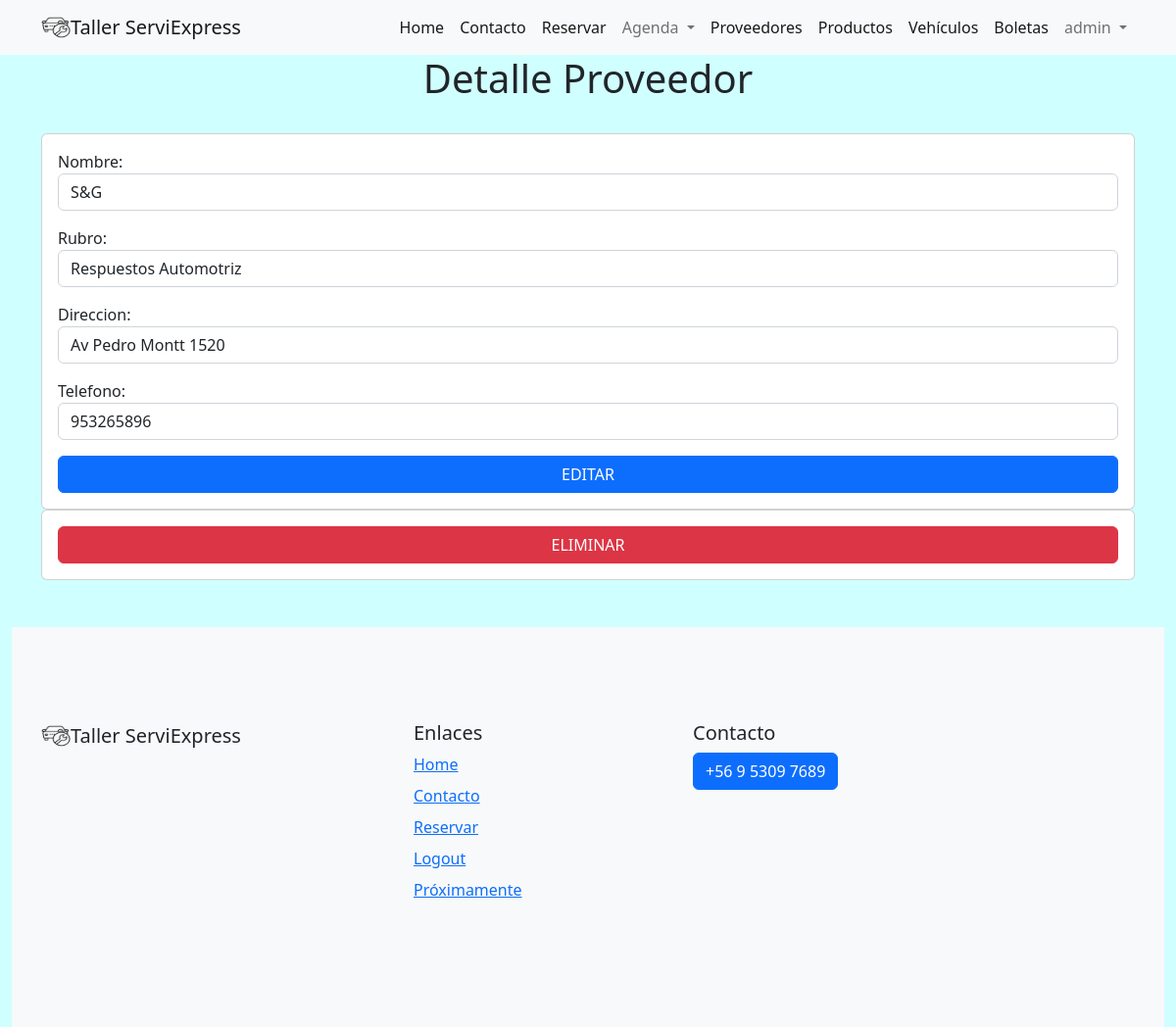
Screenshot of /proveedor/1/ (signed in) with the database file from the repository.
### task/models.py (models this page shows, shortened)
class Proveedor(models.Model):
    id = models.AutoField(primary_key=True)
    nombre = models.CharField(max_length=50)
    rubro = models.CharField(max_length=100)
    direccion = models.CharField(max_length=150)
    telefono = models.IntegerField(blank=False)

### task/views.py (the view, shortened to what this page needs)
# urls.py: path('proveedor/<int:id>/', views.detalleProveedor,name='detalleProveedor'),
@login_required
def detalleProveedor(request, id):
    if request.method == 'GET':
        proveedor = get_object_or_404(Proveedor, pk=id)
        form = ProveedorForm(instance=proveedor)
        return render(request,'detalleProveedor.html',{
            'proveedor' : proveedor, 'form': form
        })

### task/forms.py
class ProveedorForm(ModelForm):
    class Meta:
        model = Proveedor
        fields = ['nombre','rubro','direccion','telefono']
        widgets = {
            'nombre' : TextInput(attrs={'class': 'form-control'}),
            'rubro' : TextInput(attrs={'class': 'form-control'}),
            'direccion' : TextInput(attrs={'class': 'form-control'}),
            'telefono' : NumberInput(attrs={'class': 'form-control'})
        }

### task/templates/detalleProveedor.html (shortened to what this page needs)
{% extends 'base.html' %}
{% block content%}
{% load static %}
<h1 class="text-center">Detalle Proveedor</h1>
<br>
<main class="container">
    <div class="row">
        <div class="col-md-8s ">
            <form method="POST" class="card card-body ">
                {{form.as_p}}
                {% if perms.task.change_proveedor %}
                <input name="" id="editar" class="btn btn-primary" type="submit" value="EDITAR">
                {% endif %}
            </form>
            {% if perms.task.delete_proveedor %}
            <form action="{% url 'eliminarProveedor' proveedor.id %}" method="POST" class="card card-body ">
                <input name="" class="btn btn-danger" type="submit" value="ELIMINAR">
            </form>
            {% endif%}
        </div>
    </div>
</main>
{% endblock %}

### task/templates/base.html (shortened to what this page needs)
{% load static %}
<!doctype html>
<html lang="en">
  <head>
    <link href="https://cdn.jsdelivr.net/npm/bootstrap@5.2.3/dist/css/bootstrap.min.css" rel="stylesheet">
    <link type="text/css" rel="stylesheet" href="{% static 'task/css/style.css' %}">
  </head>
  <body>
    <nav class="navbar navbar-expand-lg bg-light">
        <div class="container">
            <img src="{% static 'task/img/mecanico.png' %}" alt="Logo flor " width="30" height="24">
            <a class="navbar-brand" href="{% url 'home' %}">Taller ServiExpress</a>
          <div class="collapse navbar-collapse" id="navbarTogglerDemo01">
            <ul class="navbar-nav ms-auto">
              <li class="nav-item">
                <a class="nav-link active" aria-current="page" href="{% url 'home' %}">Home</a>
              </li>
              <li class="nav-item">
                <a class="nav-link active" aria-current="page" href="{% url 'contacto' %}">Contacto</a>
              </li>
              {% if user.is_authenticated %}
              <li class="nav-item">
                <a class="nav-link active" href="{% url 'crearReserva' %}">Reservar</a>
              </li>
              {% endif %}
              {% if perms.task.view_reserva %}
              <li class="nav-item dropdown">
                <a class="nav-link dropdown-toggle" href="#" role="button" data-bs-toggle="dropdown" aria-expanded="false">
                  Agenda
                </a>
              </li>
              {% endif %}
              {% if perms.task.view_proveedor %}
              <li class="nav-item">
                <a class="nav-link active" href="{% url 'listProveedor' %}">Proveedores</a>
              </li>
              {% endif %}
              {% if perms.task.view_producto %}
              <li class="nav-item">
                <a class="nav-link active" href="{% url 'listProductos' %}">Productos</a>
              </li>
              {% endif %}
              {% if perms.task.view_vehiculo %}
              <li class="nav-item">
                <a class="nav-link active" href="{% url 'listVehiculos' %}">Vehículos</a>
              </li>
              {% endif %}
              {% if perms.task.view_boleta %}
              <li class="nav-item">
                <a class="nav-link active" href="{% url 'listBoletas' %}">Boletas</a>
              </li>
              {% endif %}
              {% if user.is_authenticated %}
              <li class="nav-item dropdown">
                <a class="nav-link dropdown-toggle" href="#" role="button" data-bs-toggle="dropdown" aria-expanded="false">
                  {{ user.username }}
                </a>
              </li>
                {% else %}
                <a class="nav-link active" href="{% url 'iniciarSesion' %}">Login</a>
              </li>
              <li class="nav-item">
                <a class="nav-link active" href="{% url 'registrarse' %}">Registrarse</a>
              </li>
              {% endif %}
            </ul>
          </div>
        </div>
      </nav>
    {% block content %}
    {% endblock %}
    <footer class="container-fluid">
        <footer class="bd-footer py-5 mt-5 bg-light">
            <div class="container py-5">
                <div class="row">
                    <div class="col-lg-3 mb-3">
                        <a class="d-inline-flex align-items-center mb-2 link-dark text-decoration-none" href="/" aria-label="Bootstrap">
                            <img src="{% static 'task/img/mecanico.png' %}" alt="Logo mecanico " width="30" height="24">
                            <span class="fs-5">Taller ServiExpress</span>
                        </a>
                    </div>
                    <div class="col-6 col-lg-2 offset-lg-1 mb-3">
                        <h5>Enlaces</h5>
                        <ul class="list-unstyled">
                            <li class="mb-2"><a href="{% url 'home' %}">Home</a></li>
                            <li class="mb-2"><a href="{% url 'contacto' %}">Contacto</a></li>
                            {% if user.is_authenticated %}
                            <li class="mb-2"><a href="{% url 'crearReserva' %}">Reservar</a></li>
                            <li class="mb-2"><a href="{% url 'cerrarSesion' %}">Logout</a></li>
                            {% else %}
                            <li class="mb-2"><a href="{% url 'iniciarSesion' %}">Login</a></li>
                            <li class="mb-2"><a href="{% url 'registrarse' %}">Registrarse</a></li>
                            {% endif %}
                            <li class="mb-2"><a href="#">Próximamente</a></li>
                        </ul>
                    </div>
                    <div class="col-6 col-lg-2 offset-lg-1 mb-3">
                        <h5>Contacto</h5>
                        <p class="btn btn-primary">+56 9 5309 7689</p>
                    </div>
                </div>
            </div>
        </footer>
    </footer>
  </body>
</html>

### task/static/task/css/style.css (style rules this page uses)
body { background-color: #d0ffff; }

### rows the page displays
Proveedor: nombre "S&G", rubro "Respuestos Automotriz", direccion "Av Pedro Montt 1520", telefono "953265896"

### other values shown
{{ user.username }} "admin"
